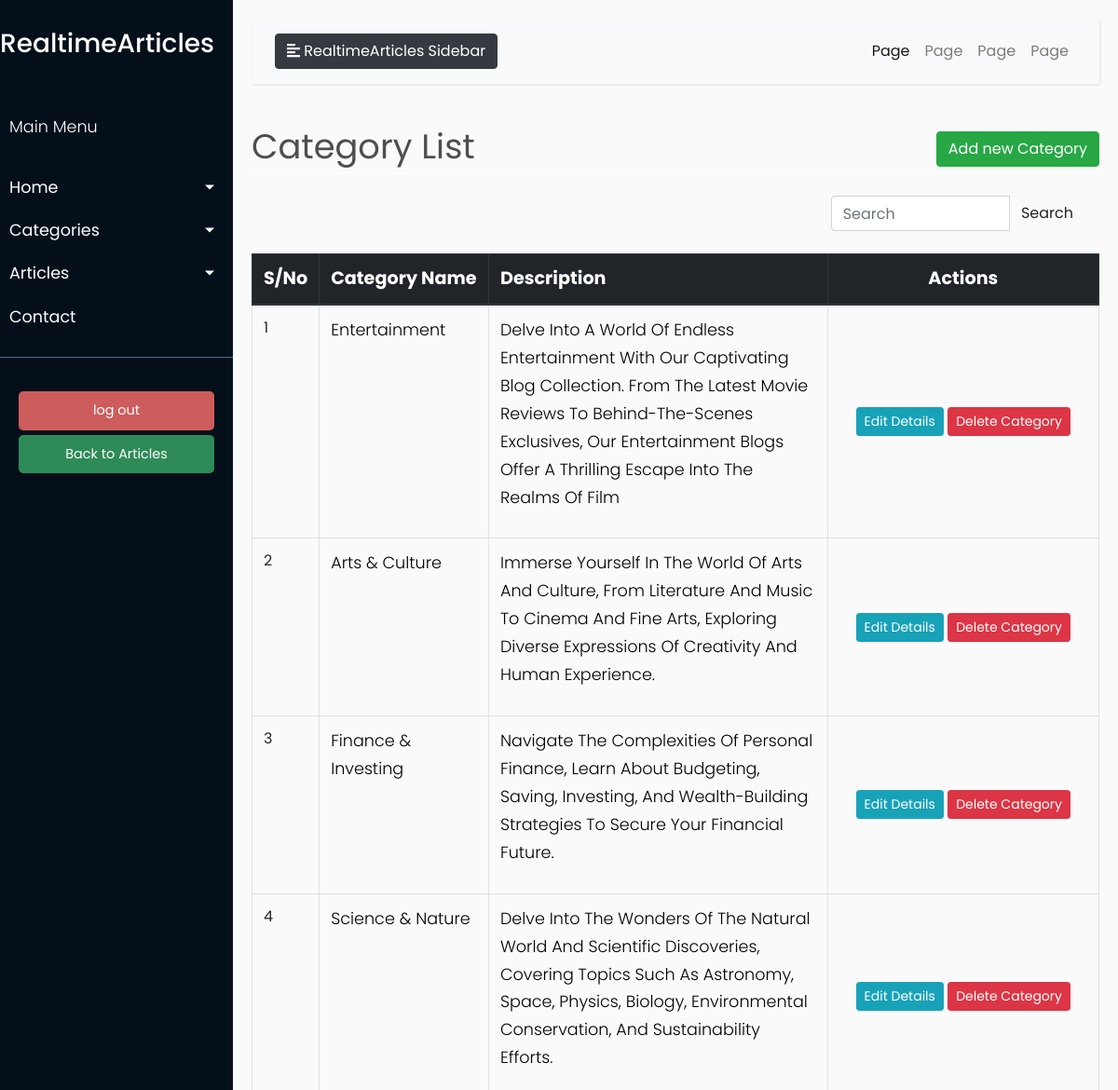
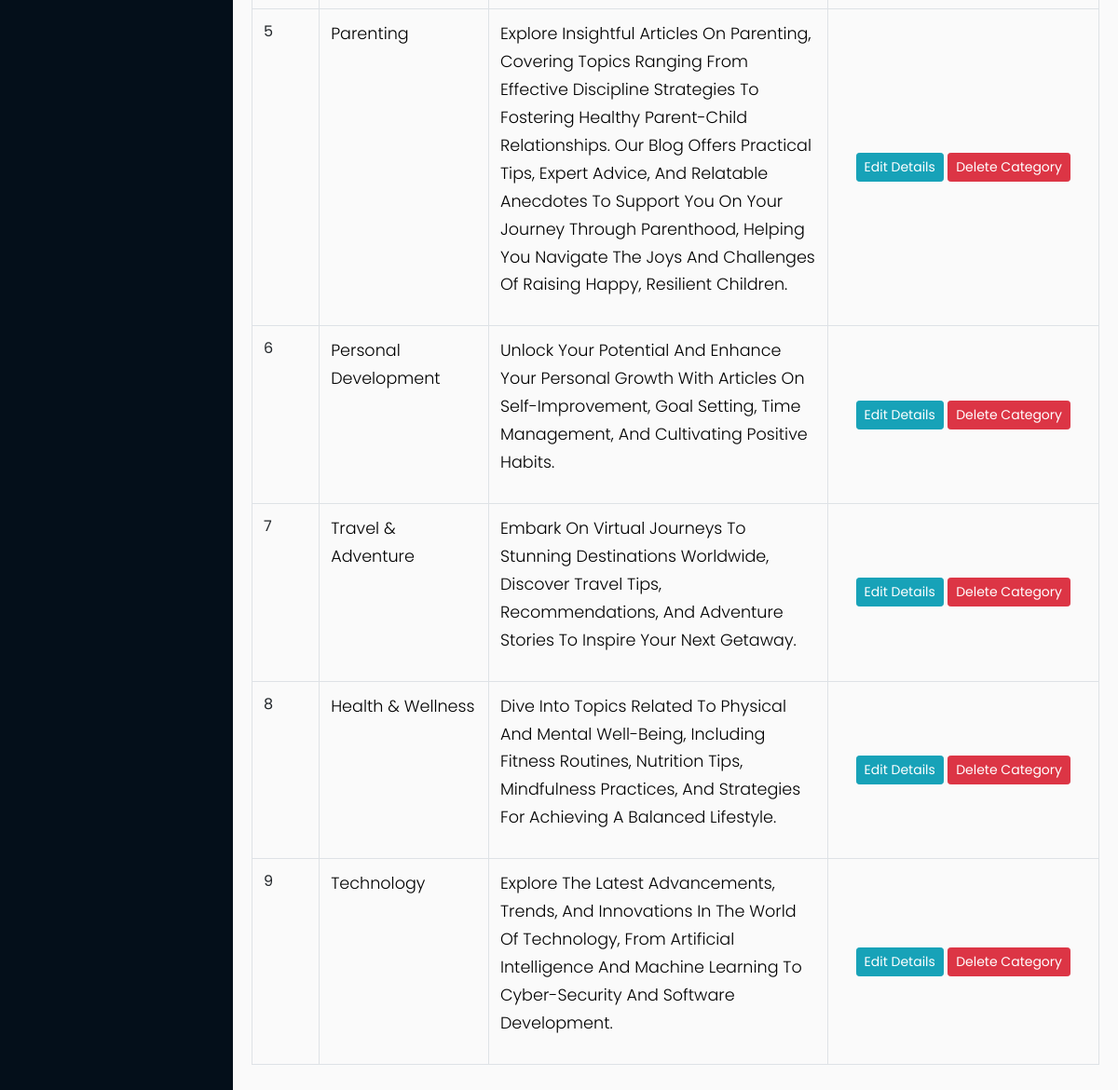
/category_list (signed in), run on the app's committed database (2 pictures, top to bottom).
### models/models.py (models this page shows, shortened)
class Category(db.Model):
    __tablename__ = 'category'
    id = db.Column(db.Integer, primary_key=True)
    name = db.Column(db.String(50), unique=True, nullable=False)
    description = db.Column(db.Text)
    image = db.Column(db.String(100), nullable=False)

### blueprints/article.py (the view)
@article.route('/category_list')
@login_required
def category_list():
    title = 'Category List'
    search_term = request.args.get('q', '')  # Get the search term from the query parameter
    if search_term:
        queryset = Category.query.filter(Category.name.ilike(f'%{search_term}%')).order_by(Category.id.desc()).all()
    else:
        queryset = Category.query.order_by(Category.id.desc()).all()
    return render_template('admin/category/category_list.html',
                           queryset=queryset, title=title)

### app.py (called while the page is built)
@login.user_loader
def load_user(user_id):
    return User.query.get(int(user_id))

### templates/admin/category/category_list.html (shortened to what this page needs)
{% extends "admin/base.html" %}
{% block content %}
    <div class="row" style="color: #4e4e4e; font-style: bold; font-size: 2.3rem; ">
        <div class="col-md-8">Category List</div>
        <div class="col-md-4">
            <div class="float-md-right">
                <a class="btn btn-success" href="{{ url_for('article.create_category') }}">Add new Category</a>
            </div>
        </div>
    </div>
    <div style="border-bottom: 1px solid white;"></div>
    <br>
    <table class="table table-css table-bordered table-hover">
        <div class="container">
            <div class="row justify-content-end">
                <div class="col-md-4">
                    <form method="get" class="search-form" action="{{ url_for('article.category_list') }}">
                        <div class="input-group">
                            <input type="text" class="form-control" placeholder="Search" aria-label="Search"
                                   aria-describedby="button-addon2" id="search-input" name="q">
                            <div class="input-group-append">
                                <button class="btn btn-pink" type="submit" id="button-addon2">Search</button>
                            </div>
                        </div>
                    </form>
                </div>
            </div>
        </div>
        <br>
        <thead class="thead-dark align-middle">
        <tr style="background-color: #343a40; font-size: 1.2rem; color: white; text-transform: capitalize; height: 40px">
            <th width="5%">S/No</th>
            <th width="20%">Category Name</th>
            <th width="40%">Description</th>
            <th style="text-align: center">Actions</th>
        </tr>
        </thead>
        {% if queryset %}
            <tbody id="category-table-body">
            {% for category in queryset %}
                <tr>
                    <td>{{ loop.index }}</td>
                    <td class="category-name">
                        <p style="text-transform: capitalize; color:black">{{ category.name }} </p>
                    </td>
                    <td>
                        <p style="text-transform: capitalize; color:black">{{ category.description }} </p>
                    </td>
                    <td class="align-middle  text-center">
                        <div class="d-inline-block align-middle">
                            <a href="{{ url_for('article.edit_category', category_id =  category.id) }}"
                               class="btn btn-info btn-sm">Edit
                                Details</a>
                            <a href="{{ url_for('article.delete_category', id =  category.id) }}"
                               class="btn btn-danger btn-sm"> Delete
                                Category </a>
                        </div>
                    </td>
                </tr>
            {% endfor %}
            </tbody>
        {% endif %}
    </table>
{% endblock content %}

### static/css/admin_css/style.css (style rules this page uses)
body { font-family: 'Poppins', sans-serif; background: #fafafa; }
p { font-family: 'Poppins', sans-serif; font-size: 1.1em; font-weight: 300; line-height: 1.7em; color: #999; }
a, a:hover, a:focus { color: inherit; text-decoration: none; transition: all 0.3s; }

### data on the page
Category: name "Entertainment", description "Delve Into A World Of Endless Entertainment With Our Captivating Blog Collection. From The Latest Movie Reviews To Behind-The-Scenes Exclusives, Our Entertainment Blogs Offer A Thrilling Escape Into The Realms Of Film"
Category: name "Arts & Culture", description "Immerse Yourself In The World Of Arts And Culture, From Literature And Music To Cinema And Fine Arts, Exploring Diverse Expressions Of Creativity And Human Experience."
Category: name "Finance & Investing", description "Navigate The Complexities Of Personal Finance, Learn About Budgeting, Saving, Investing, And Wealth-Building Strategies To Secure Your Financial Future."
Category: name "Science & Nature", description "Delve Into The Wonders Of The Natural World And Scientific Discoveries, Covering Topics Such As Astronomy, Space, Physics, Biology, Environmental Conservation, And Sustainability Efforts."
Category: name "Parenting", description "Explore Insightful Articles On Parenting, Covering Topics Ranging From Effective Discipline Strategies To Fostering Healthy Parent-Child Relationships. Our Blog Offers Practical Tips, Expert Advice, And Relatable Anecdotes To Support You On Your Journey Through Parenthood, Helping You Navigate The Joys And Challenges Of Raising Happy, Resilient Children."
Category: name "Personal Development", description "Unlock Your Potential And Enhance Your Personal Growth With Articles On Self-Improvement, Goal Setting, Time Management, And Cultivating Positive Habits."
Category: name "Travel & Adventure", description "Embark On Virtual Journeys To Stunning Destinations Worldwide, Discover Travel Tips, Recommendations, And Adventure Stories To Inspire Your Next Getaway."
Category: name "Health & Wellness", description "Dive Into Topics Related To Physical And Mental Well-Being, Including Fitness Routines, Nutrition Tips, Mindfulness Practices, And Strategies For Achieving A Balanced Lifestyle."
Category: name "Technology", description "Explore The Latest Advancements, Trends, And Innovations In The World Of Technology, From Artificial Intelligence And Machine Learning To Cyber-Security And Software Development."
